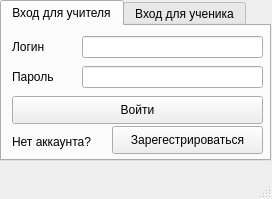
<?xml version="1.0" encoding="UTF-8"?>
<ui version="4.0">
 <class>MainWindow</class>
 <widget class="QMainWindow" name="MainWindow">
  <property name="geometry">
   <rect>
    <x>0</x>
    <y>0</y>
    <width>272</width>
    <height>199</height>
   </rect>
  </property>
  <property name="baseSize">
   <size>
    <width>0</width>
    <height>0</height>
   </size>
  </property>
  <property name="windowTitle">
   <string>MainWindow</string>
  </property>
  <widget class="QWidget" name="centralwidget">
   <widget class="QTabWidget" name="tabWidget">
    <property name="geometry">
     <rect>
      <x>0</x>
      <y>0</y>
      <width>271</width>
      <height>161</height>
     </rect>
    </property>
    <property name="currentIndex">
     <number>0</number>
    </property>
    <widget class="QWidget" name="tab">
     <attribute name="title">
      <string>Вход для учителя</string>
     </attribute>
     <widget class="QLabel" name="label">
      <property name="geometry">
       <rect>
        <x>10</x>
        <y>10</y>
        <width>55</width>
        <height>21</height>
       </rect>
      </property>
      <property name="text">
       <string>Логин</string>
      </property>
     </widget>
     <widget class="QLabel" name="label_2">
      <property name="geometry">
       <rect>
        <x>10</x>
        <y>40</y>
        <width>55</width>
        <height>21</height>
       </rect>
      </property>
      <property name="text">
       <string>Пароль</string>
      </property>
     </widget>
     <widget class="QLineEdit" name="lineEdit">
      <property name="geometry">
       <rect>
        <x>80</x>
        <y>10</y>
        <width>181</width>
        <height>22</height>
       </rect>
      </property>
     </widget>
     <widget class="QLineEdit" name="lineEdit_2">
      <property name="geometry">
       <rect>
        <x>80</x>
        <y>40</y>
        <width>181</width>
        <height>22</height>
       </rect>
      </property>
     </widget>
     <widget class="QPushButton" name="pushButton">
      <property name="geometry">
       <rect>
        <x>10</x>
        <y>70</y>
        <width>251</width>
        <height>28</height>
       </rect>
      </property>
      <property name="text">
       <string>Войти</string>
      </property>
     </widget>
     <widget class="QPushButton" name="pushButton_2">
      <property name="geometry">
       <rect>
        <x>110</x>
        <y>100</y>
        <width>151</width>
        <height>28</height>
       </rect>
      </property>
      <property name="text">
       <string>Зарегестрироваться</string>
      </property>
     </widget>
     <widget class="QLabel" name="label_3">
      <property name="geometry">
       <rect>
        <x>10</x>
        <y>100</y>
        <width>91</width>
        <height>31</height>
       </rect>
      </property>
      <property name="text">
       <string>Нет аккаунта?</string>
      </property>
     </widget>
    </widget>
    <widget class="QWidget" name="tab_2">
     <attribute name="title">
      <string>Вход для ученика</string>
     </attribute>
     <widget class="QLineEdit" name="lineEdit_3">
      <property name="geometry">
       <rect>
        <x>80</x>
        <y>10</y>
        <width>181</width>
        <height>22</height>
       </rect>
      </property>
     </widget>
     <widget class="QLineEdit" name="lineEdit_4">
      <property name="geometry">
       <rect>
        <x>80</x>
        <y>40</y>
        <width>181</width>
        <height>22</height>
       </rect>
      </property>
     </widget>
     <widget class="QLabel" name="label_4">
      <property name="geometry">
       <rect>
        <x>10</x>
        <y>10</y>
        <width>55</width>
        <height>21</height>
       </rect>
      </property>
      <property name="text">
       <string>Логин</string>
      </property>
     </widget>
     <widget class="QLabel" name="label_5">
      <property name="geometry">
       <rect>
        <x>10</x>
        <y>40</y>
        <width>55</width>
        <height>21</height>
       </rect>
      </property>
      <property name="text">
       <string>Пароль</string>
      </property>
     </widget>
     <widget class="QPushButton" name="pushButton_3">
      <property name="geometry">
       <rect>
        <x>10</x>
        <y>70</y>
        <width>251</width>
        <height>28</height>
       </rect>
      </property>
      <property name="text">
       <string>Войти</string>
      </property>
     </widget>
     <widget class="QPushButton" name="pushButton_4">
      <property name="geometry">
       <rect>
        <x>110</x>
        <y>100</y>
        <width>151</width>
        <height>28</height>
       </rect>
      </property>
      <property name="text">
       <string>Зарегестрироваться</string>
      </property>
     </widget>
     <widget class="QLabel" name="label_6">
      <property name="geometry">
       <rect>
        <x>10</x>
        <y>105</y>
        <width>101</width>
        <height>21</height>
       </rect>
      </property>
      <property name="text">
       <string>Нет аккаунта?</string>
      </property>
     </widget>
    </widget>
   </widget>
  </widget>
  <widget class="QMenuBar" name="menubar">
   <property name="geometry">
    <rect>
     <x>0</x>
     <y>0</y>
     <width>272</width>
     <height>26</height>
    </rect>
   </property>
  </widget>
  <widget class="QStatusBar" name="statusbar"/>
 </widget>
 <resources/>
 <connections/>
</ui>
